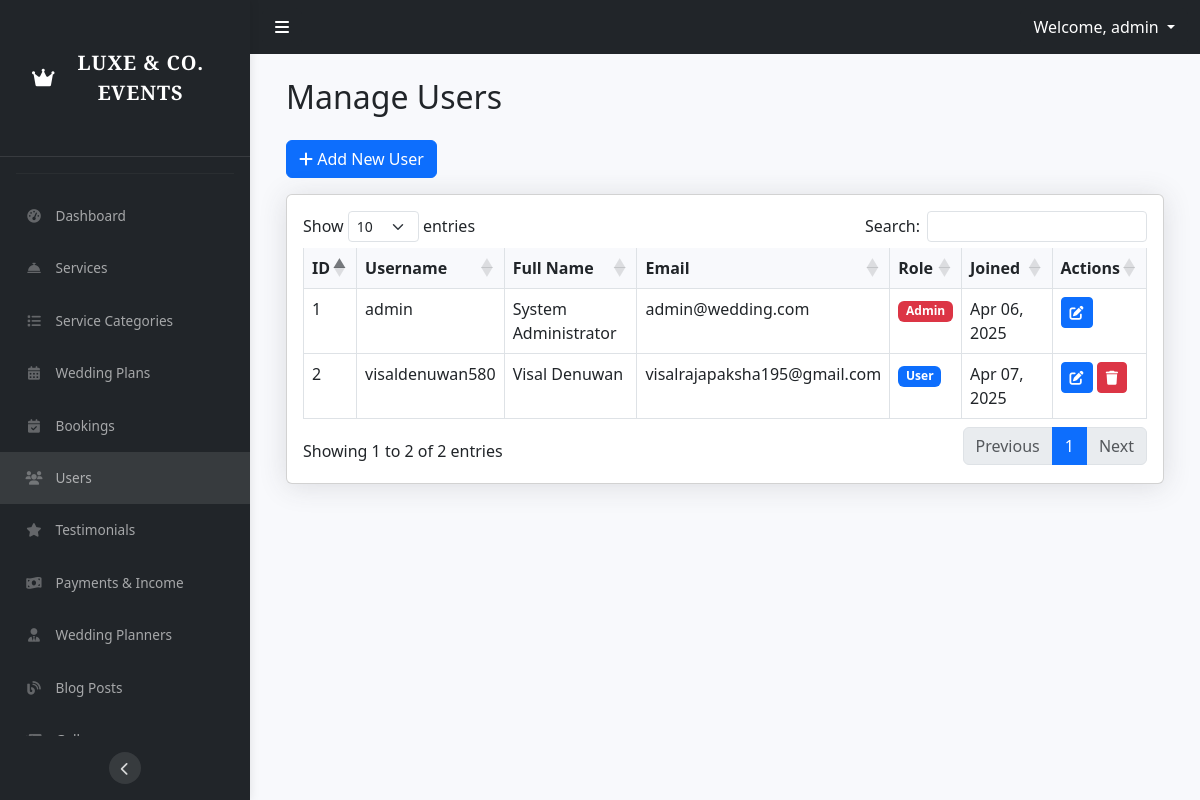
The app's page /admin/users.php (signed in) with its own data.
### tables this page shows
CREATE TABLE `users` (
  `id` int(11) NOT NULL,
  `username` varchar(50) NOT NULL,
  `password` varchar(255) NOT NULL,
  `email` varchar(100) NOT NULL,
  `full_name` varchar(100) DEFAULT NULL,
  `phone` varchar(20) DEFAULT NULL,
  `profile_image` varchar(255) DEFAULT NULL,
  `role` enum('user','admin') DEFAULT 'user',
  `created_at` timestamp NOT NULL DEFAULT current_timestamp(),
  `updated_at` timestamp NOT NULL DEFAULT current_timestamp() ON UPDATE current_timestamp()
);

### admin/users.php (the view, shortened to what this page needs)
<?php
require_once 'includes/header.php';
$current_admin_id = $_SESSION['admin']['id'] ?? 0;
$users = $conn->query("
    SELECT id, username, email, full_name, role, created_at
    FROM users
    ORDER BY created_at DESC
");
?>
<div class="container-fluid">
    <h2 class="mb-4">Manage Users</h2>
    <button type="button" class="btn btn-primary mb-3" data-bs-toggle="modal" data-bs-target="#addUserModal">
        <i class="fas fa-plus"></i> Add New User
    </button>
    <div class="card shadow mb-4">
        <div class="card-body">
            <div class="table-responsive">
                <table class="table table-bordered" id="usersTable" width="100%" cellspacing="0">
                    <thead>
                        <tr>
                            <th>ID</th>
                            <th>Username</th>
                            <th>Full Name</th>
                            <th>Email</th>
                            <th>Role</th>
                            <th>Joined</th>
                            <th>Actions</th>
                        </tr>
                    </thead>
                    <tbody>
                        <?php while ($user = $users->fetch_assoc()): ?>
                            <tr>
                                <td><?php echo $user['id']; ?></td>
                                <td><?php echo htmlspecialchars($user['username']); ?></td>
                                <td><?php echo htmlspecialchars($user['full_name']); ?></td>
                                <td><?php echo htmlspecialchars($user['email']); ?></td>
                                <td>
                                    <span class="badge bg-<?php echo $user['role'] === 'admin' ? 'danger' : 'primary'; ?>">
                                        <?php echo ucfirst($user['role']); ?>
                                    </span>
                                </td>
                                <td><?php echo date('M d, Y', strtotime($user['created_at'])); ?></td>
                                <td>
                                    <button class="btn btn-sm btn-primary edit-user"
                                            data-id="<?php echo $user['id']; ?>"
                                            data-username="<?php echo htmlspecialchars($user['username']); ?>"
                                            data-email="<?php echo htmlspecialchars($user['email']); ?>"
                                            data-fullname="<?php echo htmlspecialchars($user['full_name']); ?>"
                                            data-role="<?php echo $user['role']; ?>">
                                        <i class="fas fa-edit"></i>
                                    </button>
                                    <?php if ($user['id'] != $current_admin_id): ?>
                                        <button class="btn btn-sm btn-danger delete-user"
                                                data-id="<?php echo $user['id']; ?>"
                                                data-username="<?php echo htmlspecialchars($user['username']); ?>">
                                            <i class="fas fa-trash"></i>
                                        </button>
                                    <?php endif; ?>
                                </td>
                            </tr>
                        <?php endwhile; ?>
                    </tbody>
                </table>
            </div>
        </div>
    </div>
</div>
<?php require_once 'includes/footer.php'; ?>

### admin/assets/css/admin-style.css (style rules this page uses)
body { background: #f8f9fc; }
.table-responsive { margin: 0; }
.table th { background-color: #f8f9fc; border-top: none; }
.shadow { box-shadow: 0 .15rem 1.75rem 0 rgba(58,59,69,.15) !important; }

### admin/includes/header.php (style rules this page uses)
body { overflow-x: hidden; }

### records on screen
users: id "2", username "visaldenuwan580", full_name "Visal Denuwan", email "visalrajapaksha195@gmail.com", role "User", created_at "Apr 07, 2025"
users: id "1", username "admin", full_name "System Administrator", email "admin@wedding.com", role "Admin", created_at "Apr 06, 2025"

### other values on screen
$_SESSION['admin']['username'] "admin"
